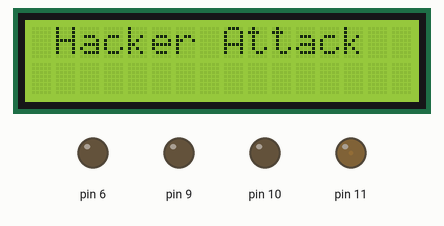
This program was run on a simulated Arduino Uno, built with avr-gcc and run on an emulated ATmega328P. On the bench: 16×2 character LCD, output pins drawn as LEDs (lit = HIGH).

Above: at 0.1 s.
Timing chart, 0 to 11.8 s (numbered marks = the images above):
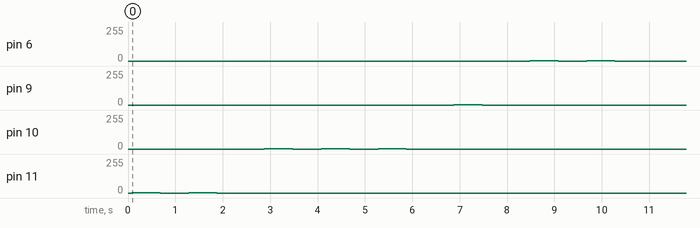

The program:

main.cpp
```cpp
#include <LiquidCrystal_I2C.h>
#include <Arduino.h>

#define I2C_ADDR 0x27
#define LCD_COLUMNS 16
#define LCD_LINES 2

#define RED_LED 11
#define YELLOW_LED 10
#define GREEN_LED 9
#define BLUE_LED 6

// LED CODE
#define RED_CODE 2
#define YELLOW_CODE 3
#define GREEN_CODE 1
#define BLUE_CODE 2

LiquidCrystal_I2C lcd(I2C_ADDR, LCD_COLUMNS, LCD_LINES);

void blinkLed(int pin)
{
  analogWrite(pin, HIGH);
  delay(600);
  analogWrite(pin, LOW);
  delay(600);
}

void playLedCode()
{
  for (int i = 0; i < RED_CODE; i++)
  {
    blinkLed(RED_LED);
  }

  delay(400);

  for (int i = 0; i < YELLOW_CODE; i++)
  {
    blinkLed(YELLOW_LED);
  }

  delay(400);

  for (int i = 0; i < GREEN_CODE; i++)
  {
    blinkLed(GREEN_LED);
  }

  delay(400);

  for (int i = 0; i < BLUE_CODE; i++)
  {
    blinkLed(BLUE_LED);
  }

  delay(2000);
}

void setup()
{

  lcd.init();
  lcd.backlight();

  lcd.setCursor(1, 0);
  lcd.print("Hacker Attack");

  playLedCode();
}

void loop()
{
}
```
